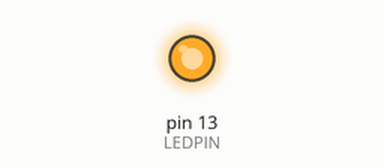
Simulated run of this sketch. Board: Arduino Uno, built with avr-gcc and run on an emulated ATmega328P. Shown: output pins drawn as LEDs (lit = HIGH).

Above: at 0.12 s.
At 11.3 s:
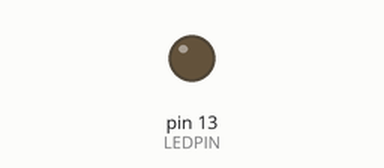
Timing chart, 0 to 16.9 s (numbered marks = the images above):
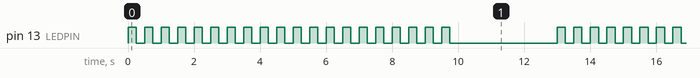

The sketch:

static_variables.ino
```cpp
const int LEDPIN = 13;
const int PAUSE_MS = 3000;
const int delayPeriod = 250;

/**
 * The `static` keyword initializes the
 * variable only the first time that
 * the function is run.
 */
void setup() {
  pinMode(LEDPIN, OUTPUT);
}

void loop() {
  static int count = 0;
  digitalWrite(LEDPIN, HIGH);
  delay(delayPeriod);
  digitalWrite(LEDPIN, LOW);
  delay(delayPeriod);
  count++;
  if (count == 20)
  {
    count=0;
    delay(PAUSE_MS);
  }
}
```

Measured:
- by itself, pin 13 (LEDPIN): repeats every 13.0 s: HIGH 0.25 s, LOW 3.3 s, 19 × (HIGH 0.25 s, LOW 0.25 s)
- by itself, everything shown: repeats every 13.0 s, in 40 steps
